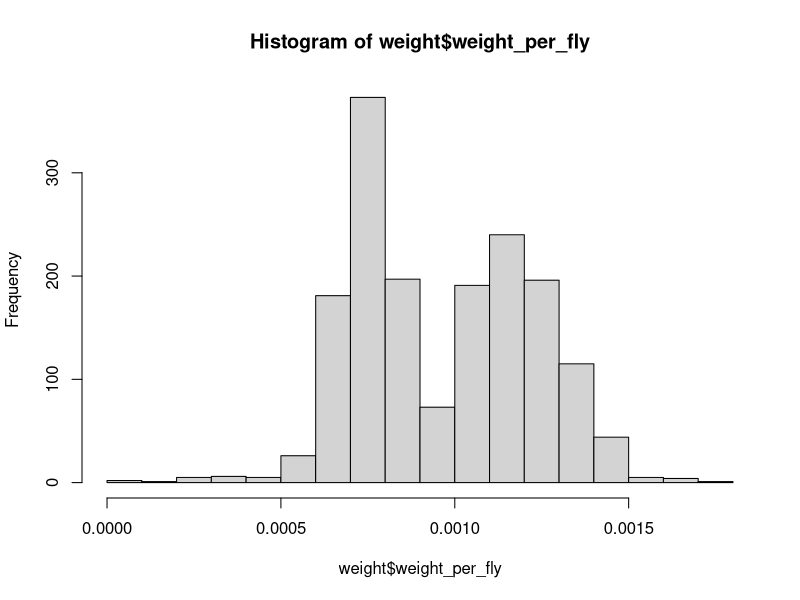

The R script that drew this image:
library(dplyr)
library(ggplot2)

weight = read.csv("weight.csv", header=TRUE)

##count the observations per group
counts = weight %>%
  group_by(Mito,Nuc,Treatment,Sex) %>%
  summarise(count=n(), Y = mean(weight_per_fly))


weight = weight %>%
  group_by(Sex) %>%
  mutate(z = scale(weight_per_fly)) %>%
  filter(abs(z) <= 3) %>%
  ungroup()

hist(weight$weight_per_fly)

##Get within set correction term
phenos_correct = weight %>% 
  na.omit() %>%
  group_by(Set,Sex,Treatment) %>%
  filter(Mito %in% c("yak","sm21") & Build=="A" | Build=="parental") %>%
  summarize(Set_adj = mean(weight_per_fly))

##Get across set correction term
pos_correct = weight %>% 
  na.omit() %>%
  group_by(Treatment,Sex) %>%
  summarise(Pos_adj = mean(weight_per_fly))

##Apply correction terms and filter out parentals and set0
weight_adj =  weight %>% 
  inner_join(phenos_correct, join_by(Set,Sex,Treatment)) %>%
  inner_join(pos_correct,join_by(Treatment,Sex)) %>%
  mutate(Y_adj = (weight_per_fly-Set_adj)+Pos_adj) 

write.csv(weight_adj,"weight_adj.csv",row.names = FALSE,quote = FALSE)

